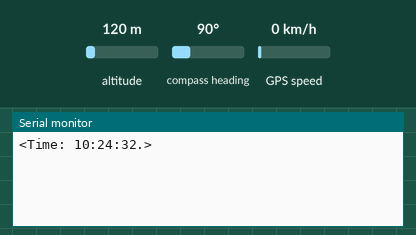
The sketch below on a simulated Arduino Uno, built with avr-gcc and run on an emulated ATmega328P. Shown: the last lines printed to the serial monitor. Inputs (shaded band) come from the test bench; at power-on: altitude 120 m, compass heading 90°, GPS speed 0 km/h. The GPS gets a fix after 3 s at 37.7749, -122.4194 with 8 satellites.

Above: at 2.2 s.
2.3 s: altitude set to 20 m
At 4.9 s:
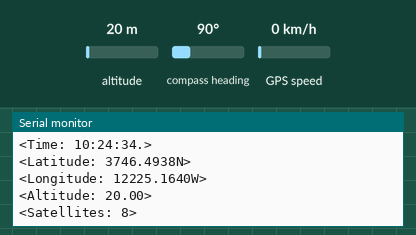
5.5 s: altitude set to 250 m
At 6.5 s:
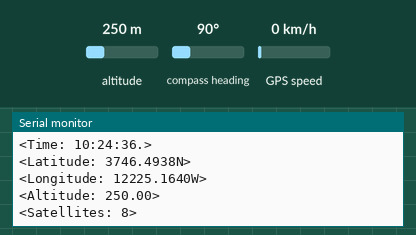
Timing chart, 0 to 8.5 s (numbered marks = the images above; inputs shaded):
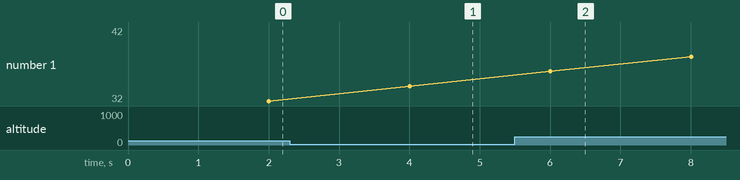

The sketch:

GPS_Final.ino
```cpp
#include <Adafruit_GPS.h>
#include <SoftwareSerial.h>
SoftwareSerial mySerial(5, 6);

Adafruit_GPS GPS(&mySerial);
#define GPSECHO  false

boolean usingInterrupt = false;
void useInterrupt(boolean); // Func prototype keeps Arduino 0023 happy

void setup()
{

  Serial.begin(115200);
  GPS.begin(9600);

  GPS.sendCommand(PMTK_SET_NMEA_OUTPUT_RMCGGA);
  GPS.sendCommand(PMTK_SET_NMEA_UPDATE_1HZ);
  GPS.sendCommand(PGCMD_ANTENNA);

  useInterrupt(true);

  delay(1000);
  //mySerial.println(PMTK_Q_RELEASE);
}


SIGNAL(TIMER0_COMPA_vect) {
  char c = GPS.read();
#ifdef UDR0
  if (GPSECHO)
    if (c) UDR0 = c;
#endif
}

void useInterrupt(boolean v) {
  if (v) {
    OCR0A = 0xAF;
    TIMSK0 |= _BV(OCIE0A);
    usingInterrupt = true;
  } else {
    TIMSK0 &= ~_BV(OCIE0A);
    usingInterrupt = false;
  }
}

uint32_t timer = millis();
void loop()
{

  if (! usingInterrupt) {
    char c = GPS.read();
    if (GPSECHO)
      if (c) Serial.print(c);
  }

  if (GPS.newNMEAreceived()) {

    if (!GPS.parse(GPS.lastNMEA()))
      return;
  }

  // if millis() or timer wraps around, we'll just reset it
  if (timer > millis())  timer = millis();

  // approximately every 2 seconds or so, print out the current stats
  if (millis() - timer > 2000) {
    timer = millis(); // reset the timer

    Serial.print("<Time: ");
    Serial.print(GPS.hour, DEC); Serial.print(':');
    Serial.print(GPS.minute, DEC); Serial.print(':');
    Serial.print(GPS.seconds, DEC); Serial.print('.');
    Serial.print(">\n");
    if (GPS.fix) {
      Serial.print("<Latitude: ");
      Serial.print(GPS.latitude, 4); Serial.print(GPS.lat);
      Serial.print(">\n");
      Serial.print("<Longitude: ");
      Serial.print(GPS.longitude, 4); Serial.print(GPS.lon);
      Serial.print(">\n");
      Serial.print("<Altitude: "); Serial.print(GPS.altitude); Serial.print(">\n");
      Serial.print("<Satellites: "); Serial.print((int)GPS.satellites); Serial.print(">\n\n");
    }
  }
}
```

Measured:
- after the input at 2.3 s, the serial monitor: prints a new line after 1.7 s (image 1)
- after the input at 5.5 s, the serial monitor: prints a new line after 0.51 s (image 2)
